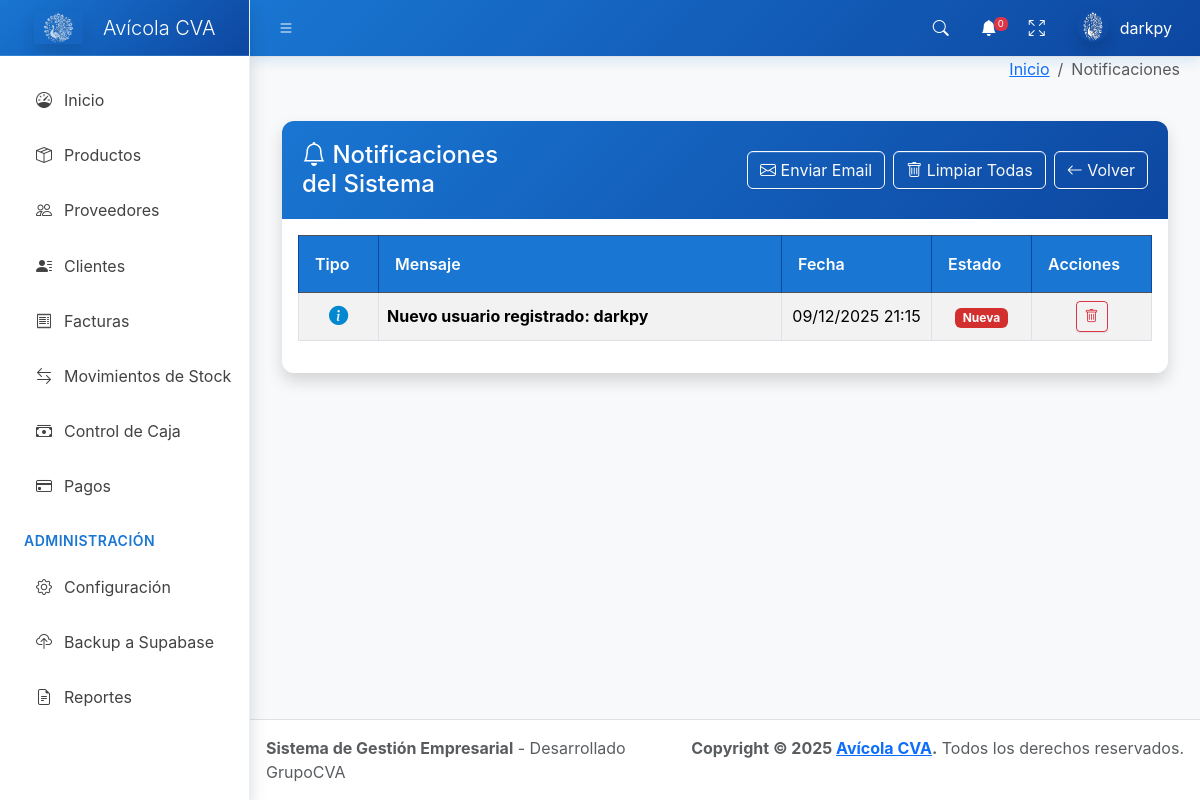
Page /notificaciones/ (signed in) on the committed database.
### core/models.py (models this page shows, shortened)
class Notificacion(models.Model):
    TIPO_CHOICES = [
        ('info', 'Información'),
        ('warning', 'Advertencia'),
        ('error', 'Error'),
    ]
    mensaje = models.TextField()
    tipo = models.CharField(max_length=10, choices=TIPO_CHOICES, default='info')
    fecha = models.DateTimeField(auto_now_add=True)
    leida = models.BooleanField(default=False)
    usuario = models.ForeignKey(User, on_delete=models.CASCADE, null=True, blank=True)
    class Meta:
        verbose_name = 'Notificación'
        verbose_name_plural = 'Notificaciones'
        ordering = ['-fecha']

### core/views.py (the view)
# urls.py: path('notificaciones/', views.notificaciones_list, name='notificaciones_list'),
@login_required
def notificaciones_list(request):
    notificaciones = Notificacion.objects.filter(
        models.Q(usuario=request.user) | models.Q(usuario__isnull=True)
    ).order_by('-fecha')
    notificaciones.filter(usuario=request.user).update(leida=True)
    context = {
        'notificaciones': notificaciones,
        'titulo': 'Notificaciones'
    }
    return render(request, 'notificaciones_list.html', context)

### templates/notificaciones_list.html (shortened to what this page needs)
{% extends 'base.html' %}
{% load humanize custom_filters %}
{% block breadcrumb %}
<li class="breadcrumb-item active">Notificaciones</li>
{% endblock %}
{% block content %}
<div class="container-fluid mt-4">
  <div class="card shadow">
    <div class="card-header bg-primary text-white d-flex justify-content-between align-items-center">
      <h4 class="mb-0"><i class="bi bi-bell"></i> Notificaciones del Sistema</h4>
      <div class="d-flex justify-content-end w-100 ms-3">
        <a href="{% url 'enviar_alertas_email' %}" class="btn btn-outline-light me-2" title="Enviar alertas por email">
          <i class="bi bi-envelope"></i> Enviar Email
        </a>
        <button class="btn btn-outline-light me-2" type="button" onclick="limpiarNotificaciones()">
          <i class="bi bi-trash"></i> Limpiar Todas
        </button>
        <a href="{% url 'dashboard' %}" class="btn btn-outline-light">
          <i class="bi bi-arrow-left"></i> Volver
        </a>
      </div>
    </div>
    <div class="card-body">
      {% if notificaciones %}
        <div class="table-responsive">
          <table class="table table-striped table-hover table-bordered">
            <thead class="table-dark">
              <tr>
                <th style="width: 80px;">Tipo</th>
                <th>Mensaje</th>
                <th style="width: 150px;">Fecha</th>
                <th style="width: 100px;">Estado</th>
                <th style="width: 120px;">Acciones</th>
              </tr>
            </thead>
            <tbody>
              {% for notificacion in notificaciones %}
              <tr class="align-middle">
                <td class="text-center">
                  {% if notificacion.tipo == 'error' %}
                    <i class="bi bi-exclamation-triangle-fill text-danger" style="font-size: 1.2rem;"></i>
                  {% elif notificacion.tipo == 'warning' %}
                    <i class="bi bi-exclamation-triangle-fill text-danger" style="font-size: 1.2rem;"></i>
                  {% else %}
                    <i class="bi bi-info-circle-fill text-info" style="font-size: 1.2rem;"></i>
                  {% endif %}
                </td>
                <td>
                  <strong>{{ notificacion.mensaje }}</strong>
                </td>
                <td class="text-center">
                  {{ notificacion.fecha|date:'d/m/Y H:i' }}
                </td>
                <td class="text-center">
                  {% if notificacion.leida %}
                    <span class="badge bg-success">Leída</span>
                  {% else %}
                    <span class="badge bg-danger">Nueva</span>
                  {% endif %}
                </td>
                <td class="text-center">
                  <button class="btn btn-sm btn-outline-danger" onclick="eliminarNotificacion({{ notificacion.id }})" title="Eliminar">
                    <i class="bi bi-trash"></i>
                  </button>
                </td>
              </tr>
              {% endfor %}
            </tbody>
          </table>
        </div>
      {% else %}
        <div class="text-center py-5">
          <i class="bi bi-check-circle text-success" style="font-size: 4rem;"></i>
          <h4 class="mt-3 text-muted">No hay notificaciones</h4>
          <p class="text-muted">Todas las alertas están bajo control</p>
        </div>
      {% endif %}
    </div>
  </div>
</div>
{% endblock %}

### templates/base.html (shortened to what this page needs)
{% load static %}
<!doctype html>
<html lang="es">
  <head>
    <link
      rel="stylesheet"
      href="https://cdn.jsdelivr.net/npm/@fontsource/source-sans-3@5.0.12/index.css"
      media="print"
      onload="this.media='all'"
    />
    <link
      rel="stylesheet"
      href="https://cdn.jsdelivr.net/npm/overlayscrollbars@2.11.0/styles/overlayscrollbars.min.css"
    />
    <link
      rel="stylesheet"
      href="https://cdn.jsdelivr.net/npm/bootstrap-icons@1.13.1/font/bootstrap-icons.min.css"
    />
    <link
      href="https://cdn.jsdelivr.net/npm/bootstrap@5.3.2/dist/css/bootstrap.min.css"
      rel="stylesheet"
    />
    <link rel="stylesheet" href="{% static 'AdminLTE/dist/css/adminlte.css' %}" />
    <link
      rel="stylesheet"
      href="https://cdn.jsdelivr.net/npm/apexcharts@3.37.1/dist/apexcharts.css"
    />
    {% load static %}
    {% load humanize custom_filters %}
    {% with tema_actual=configuracion_sistema.tema_visual|default:"azul" %}
        {% if tema_actual == "azul" %}
            <link rel="stylesheet" href="{% static 'css/temas/tema-azul.css' %}" />
        {% elif tema_actual == "oscuro" %}
            <link rel="stylesheet" href="{% static 'css/temas/tema-oscuro.css' %}" />
        {% elif tema_actual == "minimalista" %}
            <link rel="stylesheet" href="{% static 'css/temas/tema-minimalista.css' %}" />
        {% else %}
            <link rel="stylesheet" href="{% static 'css/temas/tema-azul.css' %}" />
        {% endif %}
    {% endwith %}
  </head>
  <body class="layout-fixed sidebar-expand-lg sidebar-open bg-body-tertiary">
    <div class="app-wrapper">
      <nav class="app-header navbar navbar-expand bg-body">
        <div class="container-fluid">
          <ul class="navbar-nav">
            <li class="nav-item">
              <a class="nav-link" data-lte-toggle="sidebar" href="#" role="button">
                <i class="bi bi-list"></i>
              </a>
            </li>
          </ul>
          <ul class="navbar-nav ms-auto">
            <li class="nav-item">
              <a class="nav-link" data-widget="navbar-search" href="#" role="button">
                <i class="bi bi-search"></i>
              </a>
            </li>
            <li class="nav-item dropdown">
              <a class="nav-link" data-bs-toggle="dropdown" href="#">
                <i class="bi bi-bell-fill"></i>
                <span class="navbar-badge badge text-bg-danger">{{ total_alertas|default:0 }}</span>
              </a>
            </li>
            <li class="nav-item">
              <a class="nav-link" href="#" data-lte-toggle="fullscreen">
                <i data-lte-icon="maximize" class="bi bi-arrows-fullscreen"></i>
              </a>
            </li>
            <li class="nav-item dropdown user-menu">
              <a href="#" class="nav-link dropdown-toggle" data-bs-toggle="dropdown">
                <img
                  src="{% static 'img/logo.png' %}"
                  class="user-image rounded-circle shadow"
                  alt="User Image"
                />
                <span class="d-none d-md-inline">{{ user.username|default:"Usuario" }}</span>
              </a>
            </li>
          </ul>
        </div>
      </nav>
      <aside class="app-sidebar bg-body-secondary shadow" data-bs-theme="dark">
        <div class="sidebar-brand">
          <a href="{% url 'dashboard' %}" class="brand-link">
            <img
              src="{% static 'img/logo.png' %}"
              alt="Avícola CVA Logo"
              class="brand-image opacity-75 shadow"
            />
            <span class="brand-text fw-light">Avícola CVA</span>
          </a>
        </div>
        <div class="sidebar-wrapper">
          <nav class="mt-2">
                         <ul
               class="nav sidebar-menu flex-column"
               data-lte-toggle="treeview"
               role="navigation"
               aria-label="Main navigation"
               data-accordion="false"
               id="navigation"
             >
               <li class="nav-item">
                 <a href="{% url 'dashboard' %}" class="nav-link {% if request.resolver_match.url_name == 'dashboard' %}active{% endif %}">
                   <i class="nav-icon bi bi-speedometer"></i>
                   <p>Inicio</p>
                 </a>
               </li>
               {% if usuario_permisos.productos.ver %}
               <li class="nav-item">
                 <a href="{% url 'productos_list' %}" class="nav-link {% if 'producto' in request.resolver_match.url_name %}active{% endif %}">
                   <i class="nav-icon bi bi-box-seam"></i>
                   <p>Productos</p>
                 </a>
               </li>
               {% endif %}
               {% if usuario_permisos.proveedores.ver %}
               <li class="nav-item">
                 <a href="{% url 'proveedores_list' %}" class="nav-link {% if 'proveedor' in request.resolver_match.url_name %}active{% endif %}">
                   <i class="nav-icon bi bi-people"></i>
                   <p>Proveedores</p>
                 </a>
               </li>
               {% endif %}
               {% if usuario_permisos.clientes.ver %}
               <li class="nav-item">
                 <a href="{% url 'clientes_list' %}" class="nav-link {% if 'cliente' in request.resolver_match.url_name %}active{% endif %}">
                   <i class="nav-icon bi bi-person-lines-fill"></i>
                   <p>Clientes</p>
                 </a>
               </li>
               {% endif %}
               {% if usuario_permisos.facturas_venta.ver or usuario_permisos.facturas_compra.ver %}
              <li class="nav-item">
                <a href="{% url 'factura_list' %}" class="nav-link {% if 'factura' in request.resolver_match.url_name %}active{% endif %}">
                  <i class="nav-icon bi bi-receipt"></i>
                  <p>Facturas</p>
                </a>
              </li>
              {% endif %}
              {% if usuario_permisos.stock.ver %}
              <li class="nav-item">
                <a href="{% url 'stock_movimientos' %}" class="nav-link {% if 'stock' in request.resolver_match.url_name %}active{% endif %}">
                  <i class="nav-icon bi bi-arrow-left-right"></i>
                  <p>Movimientos de Stock</p>
                </a>
              </li>
              {% endif %}
              {% if usuario_permisos.caja.ver %}
              <li class="nav-item">
                <a href="{% url 'caja_list' %}" class="nav-link {% if 'caja' in request.resolver_match.url_name %}active{% endif %}">
                  <i class="nav-icon bi bi-cash-stack"></i>
                  <p>Control de Caja</p>
                </a>
              </li>
              {% endif %}
              {% if usuario_permisos.pagos.ver %}
              <li class="nav-item">
                <a href="{% url 'pagos_dashboard' %}" class="nav-link {% if 'pagos' in request.resolver_match.url_name %}active{% endif %}">
                  <i class="nav-icon bi bi-credit-card"></i>
                  <p>Pagos</p>
                </a>
              </li>
              {% endif %}
              <li class="nav-header">ADMINISTRACIÓN</li>
              {% if usuario_permisos.configuracion.ver %}
              <li class="nav-item">
                <a href="{% url 'configuracion_panel' %}" class="nav-link {% if 'configuracion' in request.resolver_match.url_name %}active{% endif %}">
                  <i class="nav-icon bi bi-gear"></i>
                  <p>Configuración</p>
                </a>
              </li>
              {% if user.is_superuser %}
              <li class="nav-item">
                <a href="{% url 'backup_supabase' %}" class="nav-link">
                  <i class="nav-icon bi bi-cloud-upload"></i>
                  <p>Backup a Supabase</p>
                </a>
              </li>
              {% endif %}
              {% endif %}
              {% if usuario_permisos.reportes.ver %}
              <li class="nav-item">
                <a href="{% url 'reportes_dashboard' %}" class="nav-link {% if 'reporte' in request.resolver_match.url_name %}active{% endif %}">
                  <i class="nav-icon bi bi-file-earmark-text"></i>
                  <p>Reportes</p>
                </a>
              </li>
              {% endif %}
            </ul>
          </nav>
        </div>
      </aside>
      <div class="app-content">
        <div class="content-header">
          <div class="container-fluid">
            <div class="row mb-2">
              <div class="col-sm-6">
              </div>
              <div class="col-sm-6">
                <ol class="breadcrumb float-sm-end">
                  <li class="breadcrumb-item"><a href="{% url 'dashboard' %}">Inicio</a></li>
                  {% block breadcrumb %}{% endblock %}
                </ol>
              </div>
            </div>
          </div>
        </div>
        <div class="content">
          <div class="container-fluid">
            {% block content %}{% endblock %}
          </div>
        </div>
      </div>
      <footer class="app-footer">
        <div class="float-end d-none d-sm-inline">
          <strong>Copyright &copy; 2025 <a href="#">Avícola CVA</a>.</strong> Todos los derechos reservados.
        </div>
        <div>
          <strong>Sistema de Gestión Empresarial</strong> - Desarrollado GrupoCVA
        </div>
      </footer>
    </div>
  </body>
</html>

### rows in the picture
Notificacion: mensaje "Nuevo usuario registrado: darkpy", fecha "09/12/2025 21:15", leida "Nueva"

### other values in the picture
{{ total_alertas|default:0 }} "0"
{{ user.username|default:"Usuario" }} "darkpy"
